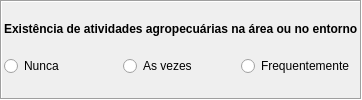
        <widget class="QFrame" name="frame_53">
         <property name="sizePolicy">
          <sizepolicy hsizetype="Preferred" vsizetype="Fixed">
           <horstretch>0</horstretch>
           <verstretch>0</verstretch>
          </sizepolicy>
         </property>
         <property name="frameShape">
          <enum>QFrame::Box</enum>
         </property>
         <property name="frameShadow">
          <enum>QFrame::Sunken</enum>
         </property>
         <layout class="QHBoxLayout" name="horizontalLayout_78" stretch="0">
          <property name="spacing">
           <number>2</number>
          </property>
          <property name="leftMargin">
           <number>2</number>
          </property>
          <property name="topMargin">
           <number>2</number>
          </property>
          <property name="rightMargin">
           <number>2</number>
          </property>
          <property name="bottomMargin">
           <number>2</number>
          </property>
          <item>
           <layout class="QVBoxLayout" name="verticalLayout_107">
            <property name="spacing">
             <number>2</number>
            </property>
            <item>
             <widget class="QLabel" name="lbAtividadesAgropecuarias">
              <property name="sizePolicy">
               <sizepolicy hsizetype="Preferred" vsizetype="Fixed">
                <horstretch>0</horstretch>
                <verstretch>0</verstretch>
               </sizepolicy>
              </property>
              <property name="text">
               <string>&lt;html&gt;&lt;head/&gt;&lt;body&gt;&lt;p align=&quot;justify&quot;&gt;&lt;span style=&quot; font-weight:600;&quot;&gt;Existência de atividades agropecuárias na área ou no entorno&lt;/span&gt;&lt;/p&gt;&lt;/body&gt;&lt;/html&gt;</string>
              </property>
             </widget>
            </item>
            <item>
             <layout class="QGridLayout" name="gridLayout_9">
              <property name="verticalSpacing">
               <number>2</number>
              </property>
              <item row="0" column="1">
               <widget class="QRadioButton" name="rbAtividadesAgropecuarias_1">
                <property name="sizePolicy">
                 <sizepolicy hsizetype="Preferred" vsizetype="Fixed">
                  <horstretch>0</horstretch>
                  <verstretch>0</verstretch>
                 </sizepolicy>
                </property>
                <property name="text">
                 <string>As vezes</string>
                </property>
               </widget>
              </item>
              <item row="0" column="0">
               <widget class="QRadioButton" name="rbAtividadesAgropecuarias_0">
                <property name="sizePolicy">
                 <sizepolicy hsizetype="Preferred" vsizetype="Fixed">
                  <horstretch>0</horstretch>
                  <verstretch>0</verstretch>
                 </sizepolicy>
                </property>
                <property name="text">
                 <string>Nunca</string>
                </property>
               </widget>
              </item>
              <item row="0" column="2">
               <widget class="QRadioButton" name="rbAtividadesAgropecuarias_2">
                <property name="sizePolicy">
                 <sizepolicy hsizetype="Preferred" vsizetype="Fixed">
                  <horstretch>0</horstretch>
                  <verstretch>0</verstretch>
                 </sizepolicy>
                </property>
                <property name="text">
                 <string>Frequentemente</string>
                </property>
               </widget>
              </item>
             </layout>
            </item>
           </layout>
          </item>
         </layout>
        </widget>
